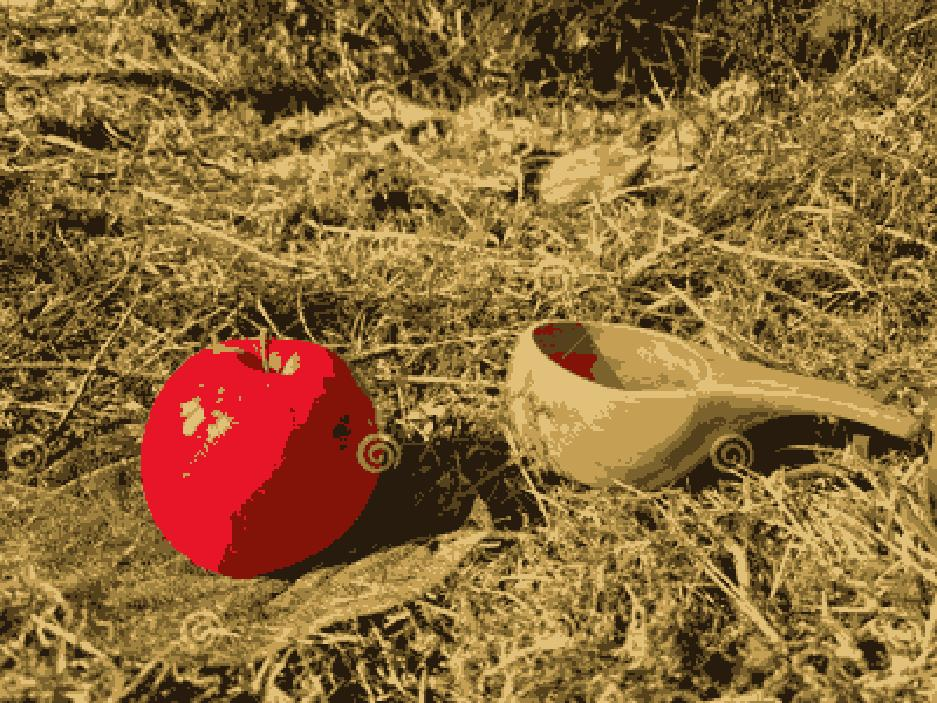
#> input picture kmeans_result_k8.jpg, 937 x 703 px
$ python stage3_correction.py
#> lines starting #> are read from the running program, lines starting #| are printed output that depends on the picture; after the words box and inside, x2 and y2 are one past the last pixel; in counts of white or black regions, pixels touching at a corner belong together
import cv2  # Görüntü işleme kütüphanesi
import numpy as np

def apply_color_correction(image_path):
#> called with image_path = 'kmeans_result_k8.jpg'
    print(f"--- SENİN GÖREVİN BAŞLADI: Renk Düzeltme ---")
    print(f"İşlenen dosya: {image_path}")

    # 1. Resmi Oku
    img = cv2.imread(image_path)
#> img is the input picture: shape (703, 937, 3); mean B, G, R 54.8, 104.4, 140.1

    if img is None:
        print("HATA: Resim bulunamadı! Lütfen 'kmeans_result_k8.jpg' dosyasının oluştuğundan emin ol.")
        return

    # 2. Renk Uzayını Değiştir (BGR -> HSV)
    # Bilgisayar normalde Mavi-Yeşil-Kırmızı (BGR) görür.
    # Biz bunu Renk-Doygunluk-Parlaklık (HSV) formatına çeviriyoruz ki ayar yapabilelim.
    hsv = cv2.cvtColor(img, cv2.COLOR_BGR2HSV)
#> hsv: shape (703, 937, 3); mean H, S, V 24.8, 164.6, 140.1

    # 3. Kırmızı ve Yeşil Alanları Bul (Maskeleme)
    # Hangi pikseller kırmızı, hangileri yeşil? Bunu matematiksel aralıkla buluyoruz.

    # Kırmızı aralığı (HSV formatında kırmızılar iki uçtadır)
    lower_red1 = np.array([0, 70, 50])
    upper_red1 = np.array([10, 255, 255])
    lower_red2 = np.array([170, 70, 50])
    upper_red2 = np.array([180, 255, 255])

    # Yeşil aralığı
    lower_green = np.array([35, 50, 50])
    upper_green = np.array([85, 255, 255])

    # Maskeleri oluştur
    mask_red1 = cv2.inRange(hsv, lower_red1, upper_red1)
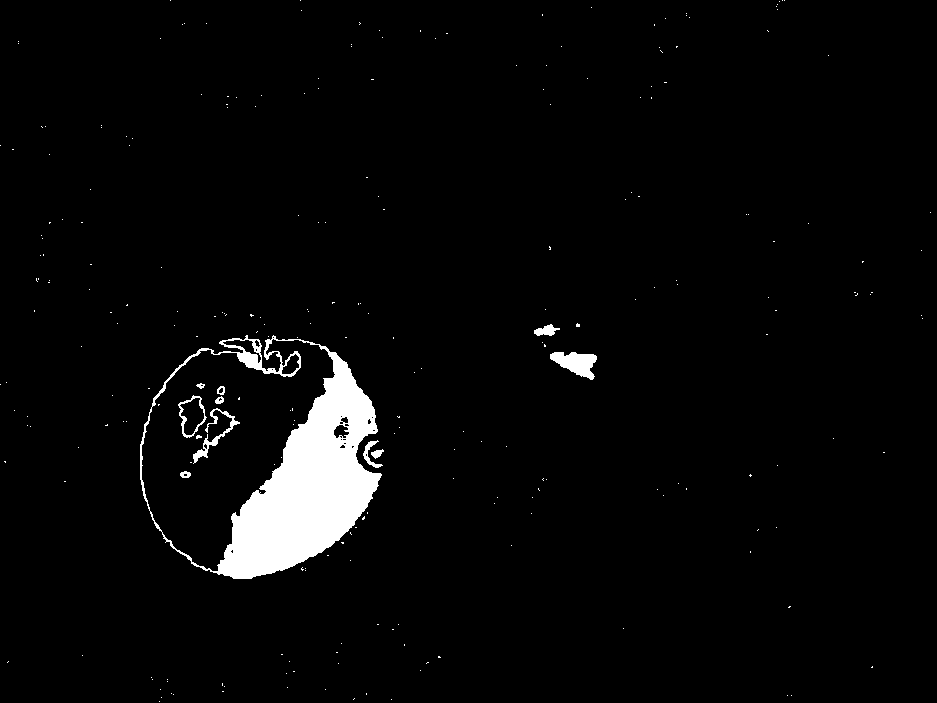
#> mask_red1: shape (703, 937); 3.3% white; 254 white regions (243 under 20 px), largest, box (x1, y1, x2, y2) and area: (140, 335, 382, 579) 19164, (550, 352, 597, 380) 768, (193, 408, 240, 464) 444
    mask_red2 = cv2.inRange(hsv, lower_red2, upper_red2)
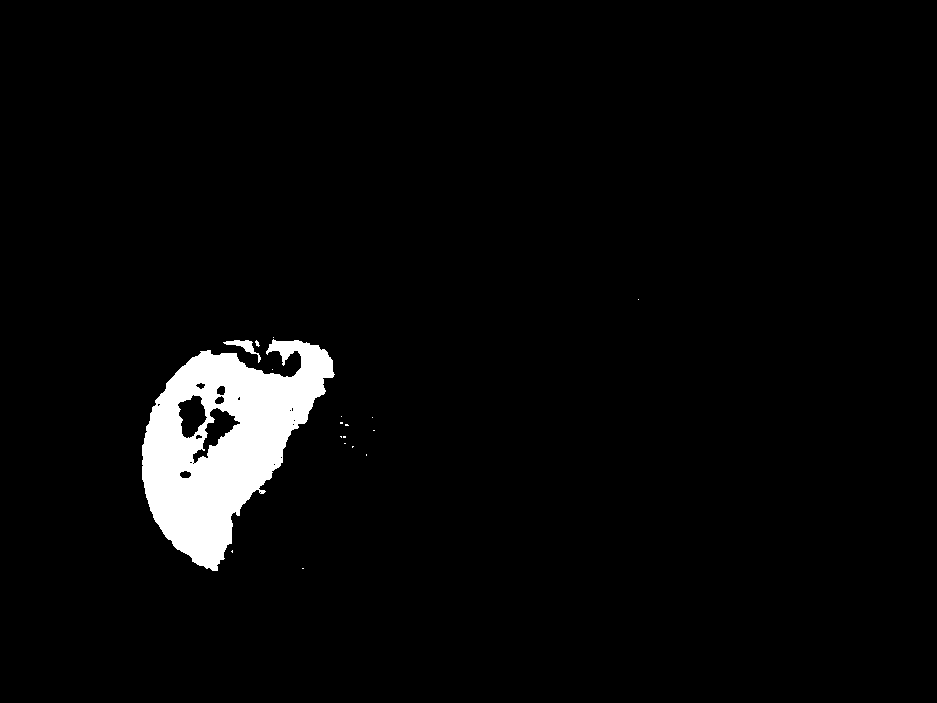
#> mask_red2: shape (703, 937); 3.5% white; 18 white regions (16 under 20 px), largest, box (x1, y1, x2, y2) and area: (142, 339, 335, 571) 23042, (223, 340, 261, 363) 228
    mask_red = mask_red1 | mask_red2  # İki kırmızı maskesini birleştir
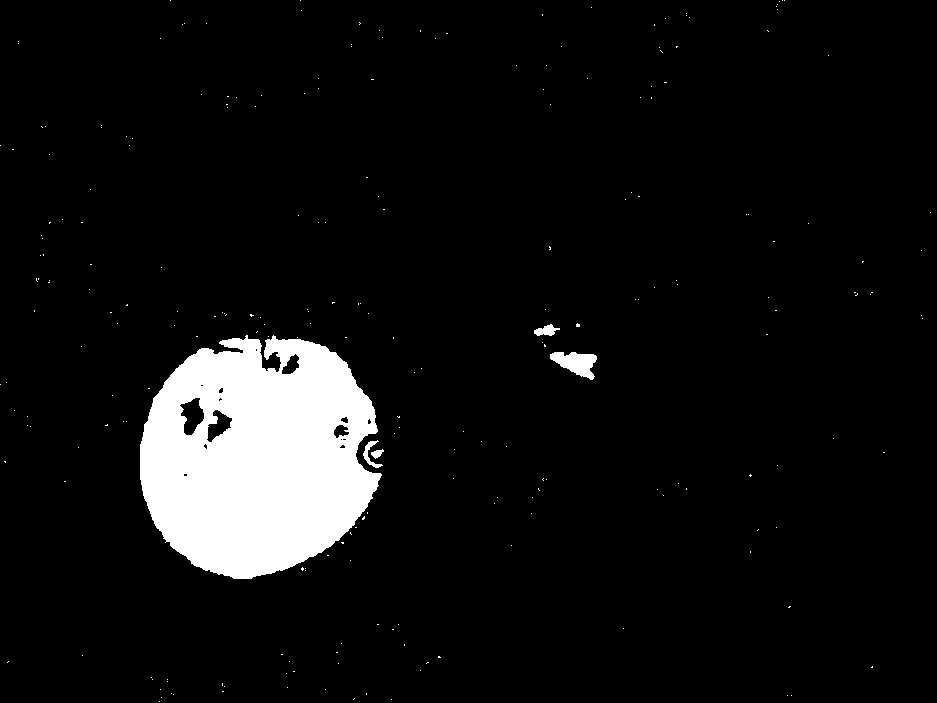
#> mask_red: shape (703, 937); 6.8% white; 239 white regions (234 under 20 px), largest, box (x1, y1, x2, y2) and area: (140, 335, 382, 579) 43399, (550, 352, 597, 380) 768, (534, 324, 560, 336) 179, (363, 440, 383, 468) 168, (371, 449, 384, 459) 72
    mask_green = cv2.inRange(hsv, lower_green, upper_green)
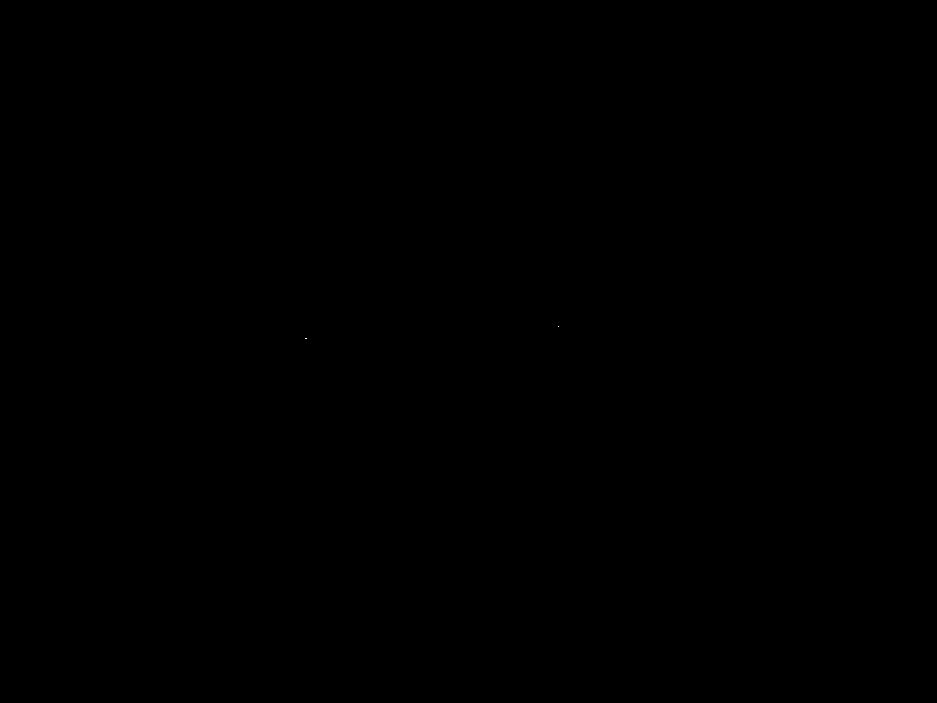
#> mask_green: shape (703, 937); 0% white in thin lines or dots, all inside (x1, y1, x2, y2) = (305, 326, 559, 339)

    # 4. RENK AYRIŞTIRMA (PROJENİN KALBİ BURASI)
    # Amaç: Kırmızı ve Yeşil yan yana gelince renk körü ayırt edemiyor.
    # Çözüm: Kırmızıyı daha parlak yap, Yeşili daha koyu yap (Kontrast oluştur).

    # Kırmızılar için: Parlaklığı (V) artır
    # (Kodun Türkçesi: Kırmızı maskesine denk gelen yerlerin parlaklığını 50 artır ama 255'i geçmesin)
    hsv[:, :, 2] = np.where(mask_red == 255, np.minimum(hsv[:, :, 2] + 60, 255), hsv[:, :, 2])
#> hsv: shape (703, 937, 3); mean H, S, V 24.8, 164.6, 134.7

    # Yeşiller için: Parlaklığı (V) azalt
    # (Kodun Türkçesi: Yeşil maskesine denk gelen yerlerin parlaklığını 60 azalt ama 0'ın altına düşmesin)
    hsv[:, :, 2] = np.where(mask_green == 255, np.maximum(hsv[:, :, 2] - 60, 0), hsv[:, :, 2])
#> hsv: shape (703, 937, 3); mean H, S, V 24.8, 164.6, 134.7

    # 5. Resmi tekrar eski formatına (BGR) çevir
    corrected_img = cv2.cvtColor(hsv, cv2.COLOR_HSV2BGR)
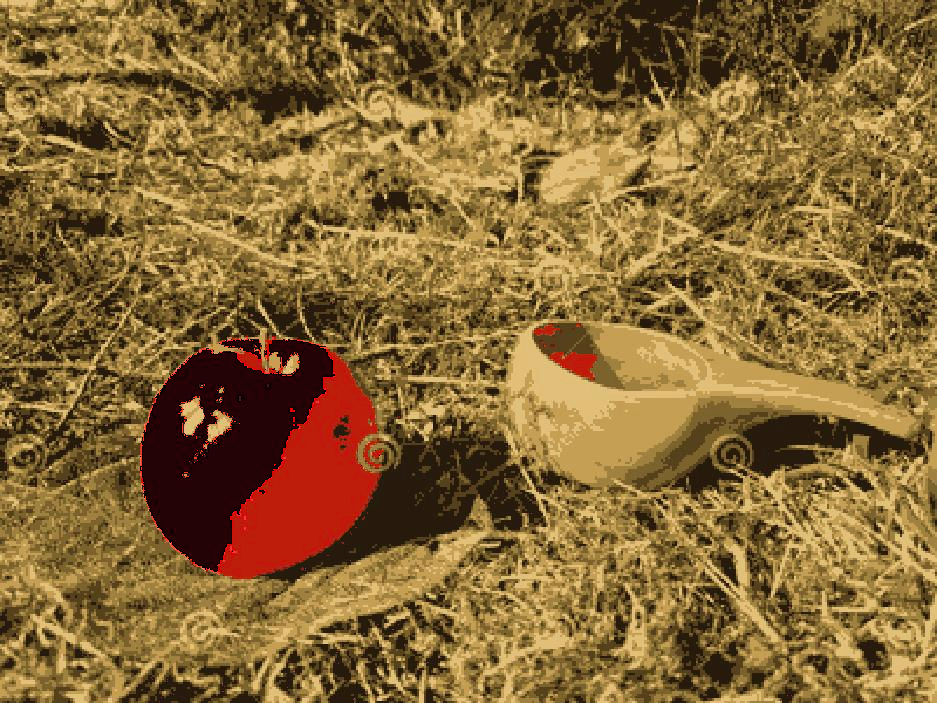
#> corrected_img: shape (703, 937, 3); mean B, G, R 53.2, 103.5, 134.7

    # 6. Sonucu Kaydet
    save_name = "corrected_output.jpg"
    cv2.imwrite(save_name, corrected_img)

    print("-" * 30)
    print(f"✅ İŞLEM BAŞARILI!")
    print(f"Oluşturulan dosya: {save_name}")
    print("Kırmızılar parlatıldı, yeşiller koyulaştırıldı.")
    print("-" * 30)

# Kodu çalıştırınca burası devreye girer
if __name__ == "__main__":
    # Arkadaşının ürettiği K-Means sonucunu alıp işliyoruz
    apply_color_correction("kmeans_result_k8.jpg")
